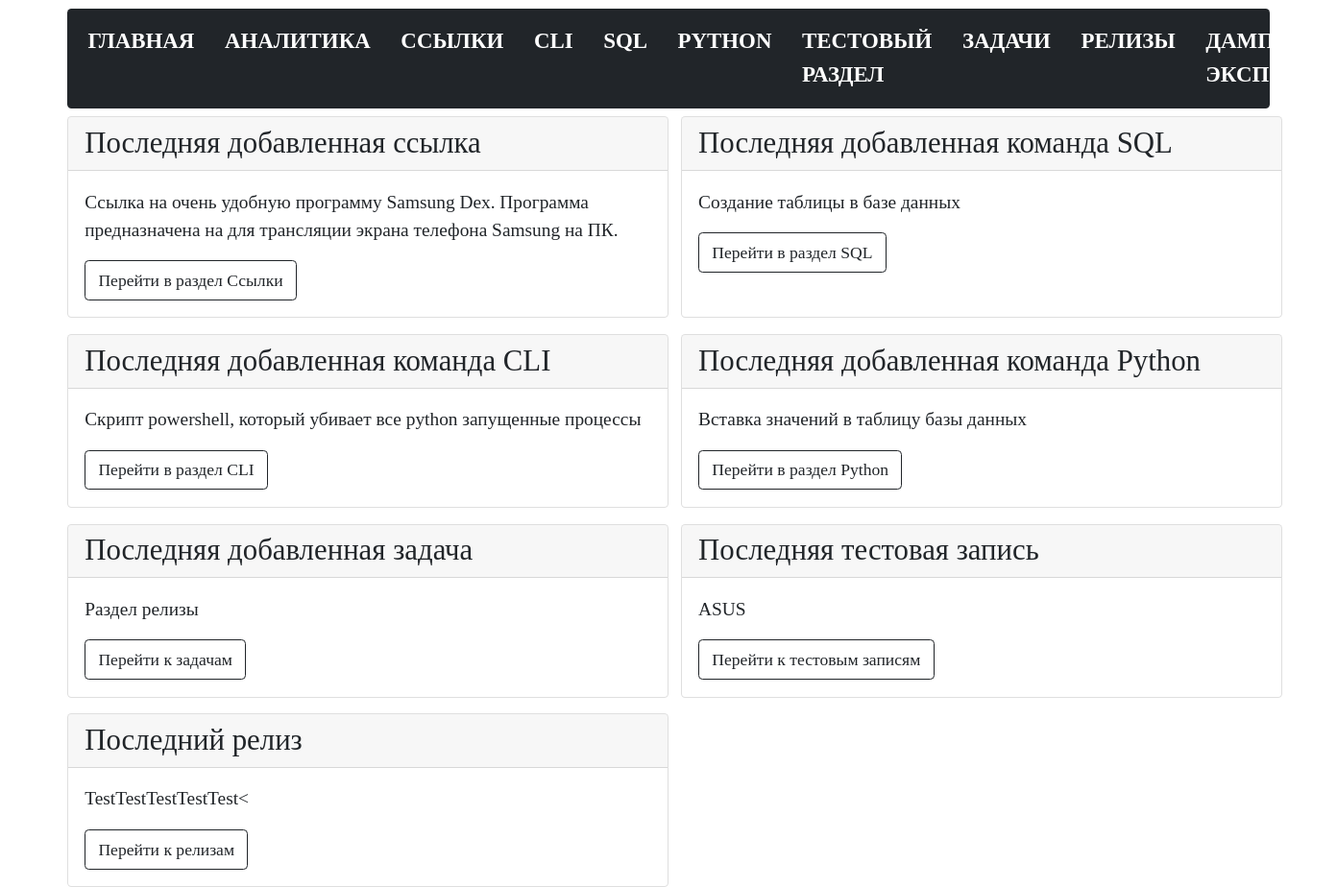
Before: / with the older database file.
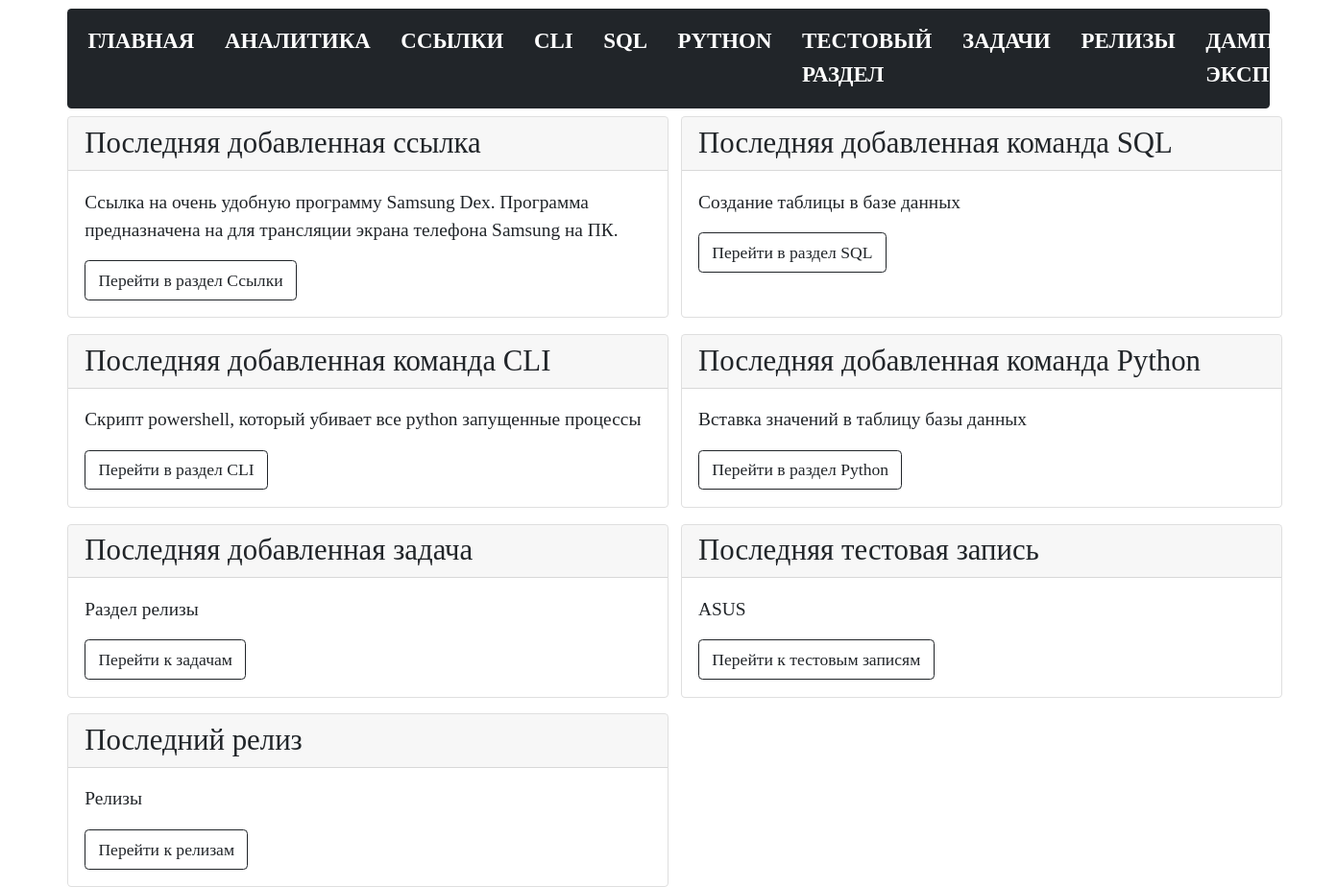
After: the same page with the newer database file.
### tables this page shows
CREATE TABLE releases (
  release_id INTEGER PRIMARY KEY AUTOINCREMENT,
  release_name TEXT NOT NULL,
  release_number TEXT NOT NULL,
  release_description TEXT NOT NULL,
  release_status TEXT NOT NULL
);

### modules/index.py (the view)
@bp.route("/")
def index():
    conn = connect.get_db_connection()
    last_links = conn.execute("SELECT * FROM links ORDER BY 1 DESC").fetchone()
    last_sql = conn.execute("SELECT * FROM sql ORDER BY 1 DESC").fetchone()
    last_bash = conn.execute("SELECT * FROM bash ORDER BY 1 DESC").fetchone()
    last_python = conn.execute("SELECT * FROM python ORDER BY 1 DESC").fetchone()
    last_task = conn.execute("SELECT * FROM tasks ORDER BY 1 DESC").fetchone()
    last_test = conn.execute("SELECT * FROM test ORDER BY 1 DESC").fetchone()
    last_releases = conn.execute("SELECT * FROM releases ORDER BY 1 DESC").fetchone()
    return flask.render_template("index.html",
                                 last_links=last_links,
                                 last_sql=last_sql,
                                 last_bash=last_bash,
                                 last_python=last_python,
                                 last_task=last_task,
                                 last_test=last_test,
                                 last_releases=last_releases,
                                 )

### modules/connect.py (called while the page is built)
def get_db_connection():
    db_path = os.path.join(BASE_DIR, '../database.db')
    conn = sqlite3.connect(db_path)
    conn.row_factory = sqlite3.Row
    return conn

### templates/index.html (shortened to what this page needs)
{% extends "base.html" %}
{% block content %}
{% include 'index_content.html' %}
{% endblock %}

### templates/index_content.html
<div class="container-index-page">
   <div class="card">
      <div class="card-header h3">Последняя добавленная ссылка</div>
      <div class="card-body">
         <p class="card-text">
            {{ last_links.links_name }}</p>
         <a href="{{ url_for('links_list_commands.links_list_commands') }}" class="btn btn-outline-dark">Перейти в раздел Ссылки</a>
      </div>
   </div>
   <div class="card">
      <div class="card-header h3">Последняя добавленная команда SQL</div>
      <div class="card-body">
         <p class="card-text">
            {{ last_sql.sql_name }}</p>
         <a href="{{ url_for('sql_list_commands.sql_list_commands') }}" class="btn btn-outline-dark">Перейти в раздел SQL</a>
      </div>
   </div>
   <div class="card">
      <div class="card-header h3">Последняя добавленная команда CLI</div>
      <div class="card-body">
         <p class="card-text">
            {{ last_bash.bash_name }}</p>
         <a href="{{ url_for('bash_list_commands.bash_list_commands') }}" class="btn btn-outline-dark">Перейти в раздел CLI</a>
      </div>
   </div>
   <div class="card">
      <div class="card-header h3">Последняя добавленная команда Python</div>
      <div class="card-body">
         <p class="card-text">
            {{ last_python.python_name }}</p>
         <a href="{{ url_for('python_list_commands.python_list_commands') }}" class="btn btn-outline-dark">Перейти в раздел Python</a>
      </div>
   </div>
   <div class="card">
      <div class="card-header h3">Последняя добавленная задача</div>
      <div class="card-body">
         <p class="card-text">
            {{ last_task.task_name }}</p>
         <a href="{{ url_for('tasks.tasks') }}" class="btn btn-outline-dark">Перейти к задачам</a>
      </div>
   </div>
      <div class="card">
      <div class="card-header h3">Последняя тестовая запись</div>
      <div class="card-body">
         <p class="card-text">
            {{ last_test.test_name }}</p>
         <a href="{{ url_for('test_list.test_list') }}" class="btn btn-outline-dark">Перейти к тестовым записям</a>
      </div>
   </div>
      <div class="card">
      <div class="card-header h3">Последний релиз</div>
      <div class="card-body">
         <p class="card-text">
            {{ last_releases.release_name }}</p>
         <a href="{{ url_for('releases.releases') }}" class="btn btn-outline-dark">Перейти к релизам</a>
      </div>
   </div>
   </div>

Changed rows visible on the page:
changed releases: release_name "TestTestTestTestTest<" → "Релизы"
